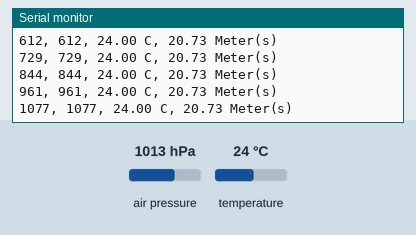
This sketch was run on a simulated Arduino Uno, built with avr-gcc and run on an emulated ATmega328P. Shown: the last lines printed to the serial monitor. The inputs (shaded band) are chosen by the test bench; at power-on: air pressure 1013 hPa, temperature 24 °C. Storage starts empty.

Above: at 1.2 s.
1.3 s: air pressure set to 952 hPa
At 1.32 s:
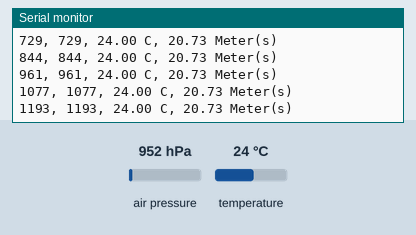
2.8 s: temperature set to 12 °C
At 2.84 s:
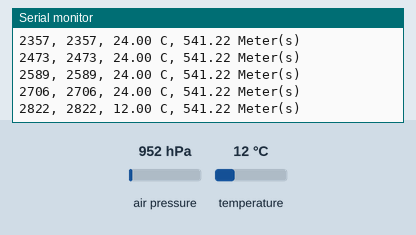
4.3 s: air pressure set to 975 hPa
At 4.35 s:
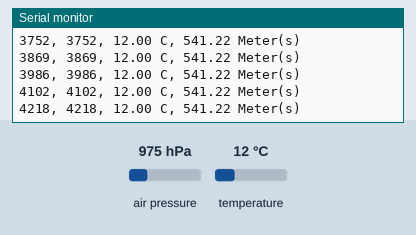
Timing chart, 0 to 7.3 s (numbered marks = the images above; inputs shaded):
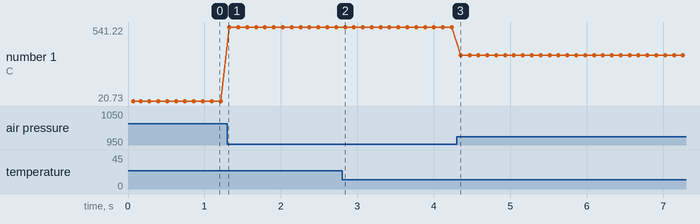

The sketch:

avionicsCodeV0.ino
```cpp
#include <SPI.h> // Library for communicating with SPI devices a.k.a. the SD board
#include <SD.h>  // Library for easy writing/reading from SD card
#include <Adafruit_Sensor.h> // Adafruit unified sensor library https://github.com/adafruit/Adafruit_Sensor
#include <Adafruit_BMP280.h> // BMP280 sensor library https://github.com/adafruit/Adafruit_BMP280_Library
#include <Wire.h> // Library for communicating with I2C devices (I2C is a protocol for sending data over two wires between many devices)

const int chipSelect = 4; // define which pin the CS pin is connected to
Adafruit_BMP280 bme;
/*
 * Initializes a BMP280 object (Creates a data structure representing the sensor so the program can keep
 * track of important information about the sensor as well as establish an initial connection to, kind of
 * like saying hello to the BMP280 chip.
 */
unsigned long time;

void setup() {

  // Open serial communications and wait for port to open:
  Serial.begin(9600);
  while (!Serial) {
    ; // wait for serial port to connect. Needed for native USB port only
  }


  Serial.print("Initializing SD card...");
  Serial.println(F("BMP280 test"));

  if (!bme.begin()) {
    Serial.println("Could not find a valid BMP280 sensor, check wiring!");
  }
  // see if the card is present and can be initialized:
  if (!SD.begin(chipSelect)) {
    Serial.println("Card failed, or not present");
    // don't do anything more:
    return;
  }
  Serial.println("card initialized.");
  File dataFile = SD.open("datalog.txt", FILE_WRITE);
  if (dataFile) {
    dataFile.println("New Recording");

    /********Change the Header to Reflect all the data you are logging!*********/
    String header = "Miliseconds";
    /***************************************************************************/

    dataFile.println(header);
    Serial.println(header);
    dataFile.close();
  }
}

void loop() {


  // make a string for assembling the data to log:

  String dataString = "";

  time = millis();

  // This adds the time to the data String to be recorded.
  dataString += String(time);
  // This adds a comma and a space to follow the measruement.
  dataString += ", ";

  // To Read the Temperature: bme.readTemperature();
  // To Read the Pressure:    bme.readPressure();

  /*****Your Code Here! Add the temperature and pressure to the datalog******/

  dataString += dataString + bme.readTemperature() + " C, ";
  float pressure = bme.readPressure();
  float temperature = bme.readTemperature();

  /**************************************************************************/


  /*****Calculate approximate altitude based on pressure or temperature*****/

  dataString += alt_pres_special(pressure);
  dataString += " Meter(s)";

  /*************************************************************************/

  // open the file. note that only one file can be open at a time,
  // so you have to close this one before opening another.
  File dataFile = SD.open("datalog.txt", FILE_WRITE);

  // if the file is available, write to it:
  if (dataFile) {
    dataFile.println(dataString);
    dataFile.close();
    // print to the serial port too:
    Serial.println(dataString);
    delay(100);
  }
  // if the file isn't open, pop up an error:
  else {
    Serial.println("error opening datalog.txt");
  }
}


//Helpers
float alt_temp (float temp) {
    return (-154.0832 * temp) + 2317.411;
}

float alt_pres(float pressure) {
    return (-0.087284 * pressure) + 8863.654;
}

float alt_pres_special(float pressure) {
    float expo = -44383.67 * pow(pressure / 101290, 1 / 5.265);
    return 44405.24 + expo;
}
```

Measured:
- after the input at 2.8 s, the serial monitor: prints a new line at once (image 2)
- plotted number 1: 20.73 → 541.22 after the input at 1.3 s
